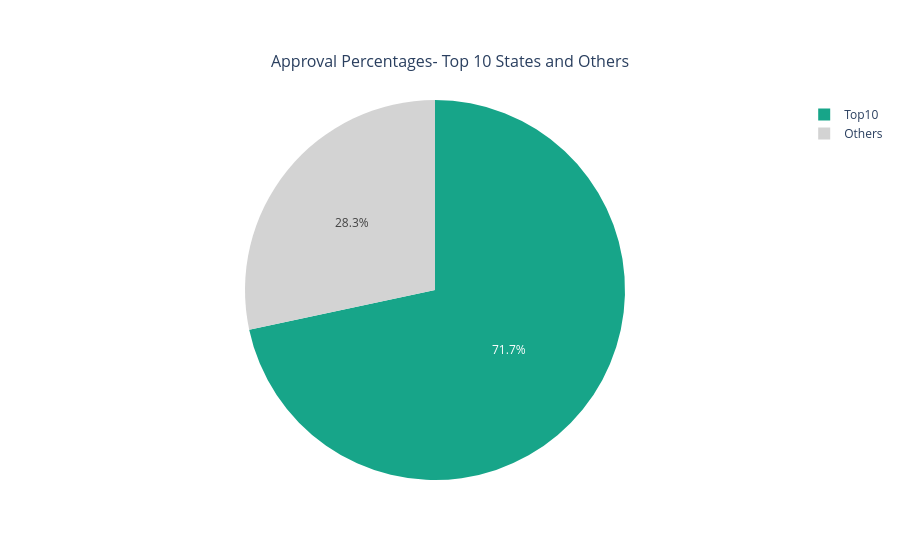

Notebook source saved alongside this figure:
### Code cell
fig5 = go.Figure(
    data=[
    go.Pie(
        labels=Petitioner_State_10.index, 
        values=Petitioner_State_10.values,
        
        )])

fig5.update_layout(
title=dict(
            text ="Approval Percentages- Top 10 States and Others",
            y = 0.90,            
            yanchor = "top",
            x = 0.5,
            xanchor = "center",
            font = dict(
                size = 16
            )
        )
)

fig5.update_traces(
    marker = dict(
        colors= ["#D3D3D3", "#17A589"]
    )
)

fig5.show()

### Figure 1 — Plotly figure (JSON) as saved in the notebook; plotly's stock layout.template omitted (floating-point values rounded to 4 significant figures)
{"data": [{"labels": ["Others", "Top10"], "marker": {"colors": ["#D3D3D3", "#17A589"]}, "type": "pie", "values": [165200.0, 417600.0]}], "layout": {"title": {"font": {"size": 16}, "text": "Approval Percentages- Top 10 States and Others", "x": 0.5, "xanchor": "center", "y": 0.9, "yanchor": "top"}}}
